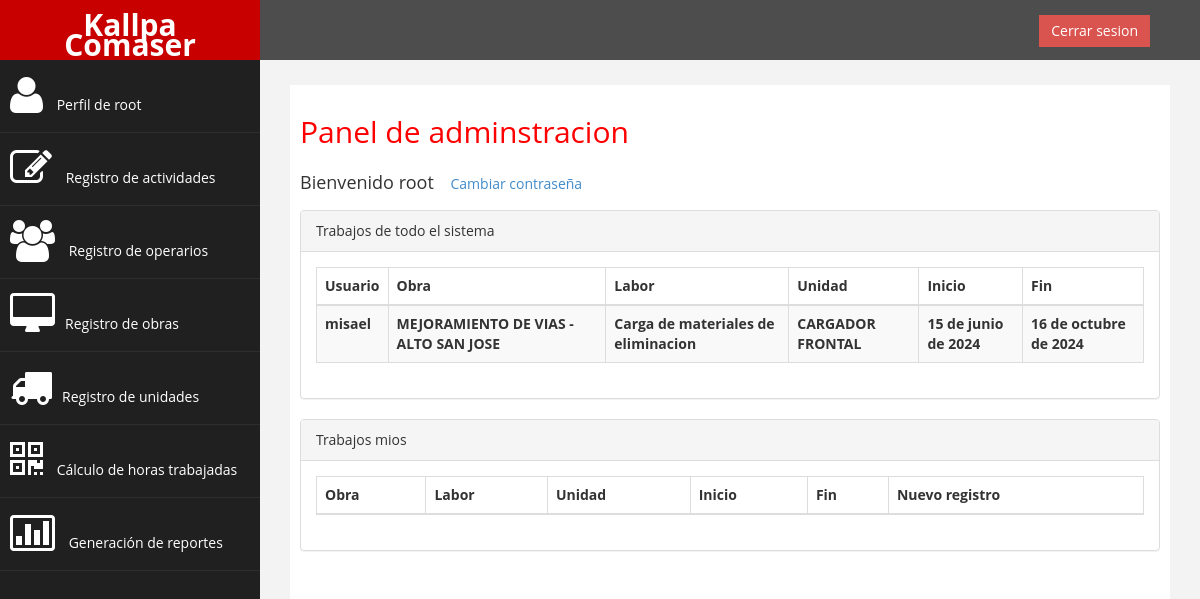
The app's page / (signed in), older data.
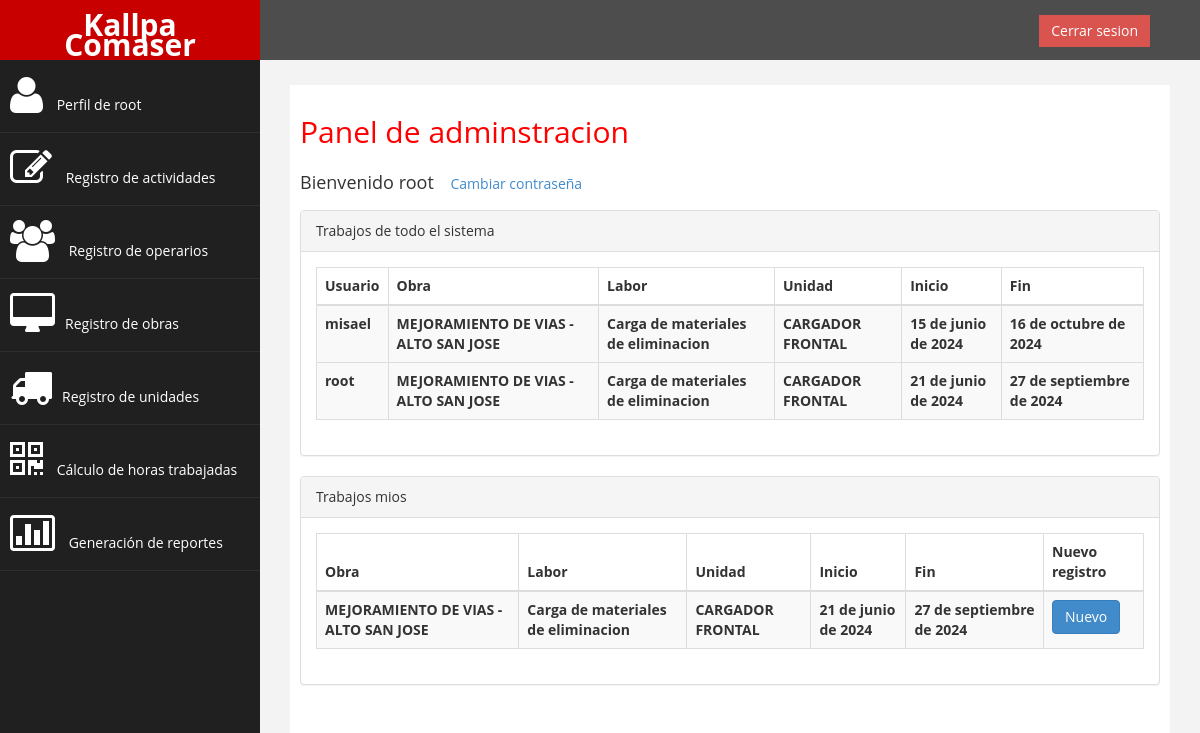
The same page, newer data.
### sistemaLogeo/models.py (models this page shows, shortened)
class TRABAJO(models.Model):
    CodTra = models.AutoField(primary_key=True)
    CodLab = models.ForeignKey(LABOR, on_delete=models.CASCADE, db_column='CodLab')
    CodObra = models.ForeignKey(OBRA, related_name='trabajos', on_delete=models.CASCADE, db_column='CodObra')
    FecIni = models.DateField()
    FecFin = models.DateField()
    class Meta:
        constraints = [
            models.UniqueConstraint(fields=['CodLab', 'CodObra'], name='unique_CodLab_CodObra')
        ]

class LABOR(models.Model):
    CodLab = models.AutoField(primary_key=True)
    CodUsu = models.ForeignKey(User, on_delete=models.CASCADE, db_column='CodUsu')
    CodUni = models.ForeignKey(UNIDAD, related_name="labores", on_delete=models.CASCADE, db_column='CodUni')
    LabDes = models.CharField(max_length=60)
    class Meta:
        constraints = [
            models.UniqueConstraint(fields=['CodUsu', 'CodUni'], name='unique_codusu_coduni')
        ]

class OBRA(models.Model):
    CodObra = models.AutoField(primary_key=True)
    NomObra = models.CharField(max_length=60)
    NomCon = models.CharField(max_length=60)
    HorMin = models.IntegerField(null=False)

class UNIDAD(models.Model):
    CodUni = models.CharField(max_length=60, primary_key=True)
    NomUni = models.CharField(max_length=60)
    ModUni = models.CharField(max_length=60)
    PreHor = models.DecimalField(max_digits=10, decimal_places=2)
    HorUni = models.DecimalField(max_digits=10, decimal_places=2)

### sistemaLogeo/views.py (the view)
# urls.py: path('', index, name="index"),
@login_required
def index(request):
    user = request.user
    alert = False
    labores_usuario = LABOR.objects.filter(CodUsu=user)
    trabajos_asignados = TRABAJO.objects.filter(CodLab__in=labores_usuario)
    if user.is_superuser and user.is_staff:
        trabajos = TRABAJO.objects.all()
        return render(request, 'panelAdmin.html', {'alerta': alert,'trabajos': trabajos,'trabajos_asignados':trabajos_asignados})
    else:
        alert = True
        return render(request, 'panelUser.html', {'alerta': alert,'trabajos_asignados':trabajos_asignados})

### sistemaLogeo/templates/panelAdmin.html (shortened to what this page needs)
{% extends "base.html" %}
{% block content %}
<div class="row">
    <div class="col-md-12">
        <h2>Panel de adminstracion </h2>
        <h4>Bienvenido {{ user.username }} <a href="{% url 'cambiar_password'%}" class="btn square-btn-adjust">Cambiar
                contraseña</a> </h4>
    </div>
    <div class="col-md-12 col-sm-12 col-xs-12">
        <div class="panel panel-default">
            <div class="panel-heading">
                Trabajos de todo el sistema
            </div>
            <div class="panel-body">
                <div class="table-responsive">
                    <table class="table table-striped table-bordered table-hover">
                        <thead>
                            <tr>
                                <th>Usuario </th>
                                <th>Obra </th>
                                <th>Labor </th>
                                <th>Unidad </th>
                                <th>Inicio </th>
                                <th>Fin </th>
                            </tr>
                        </thead>
                        <tbody>
                            {% for trabajo in trabajos %}
                            <tr>
                                <th>{{ trabajo.CodLab.CodUsu.username }}</th>
                                <th>{{ trabajo.CodObra.NomObra }}</th>
                                <th>{{ trabajo.CodLab.LabDes }}</th>
                                <th>{{ trabajo.CodLab.CodUni.NomUni }}</th>
                                <th>{{ trabajo.FecIni }}</th>
                                <th>{{ trabajo.FecFin }}</th>
                            <tr>
                            {% endfor %}
                        </tbody>
                    </table>
                </div>
            </div>
        </div>
    </div>
    <div class="col-md-12 col-sm-12 col-xs-12">
        <div class="panel panel-default">
            <div class="panel-heading">
                Trabajos mios
            </div>
            <div class="panel-body">
                <div class="table-responsive">
                    <table class="table table-striped table-bordered table-hover">
                        <thead>
                            <tr>
                                <th>Obra </th>
                                <th>Labor </th>
                                <th>Unidad </th>
                                <th>Inicio </th>
                                <th>Fin </th>
                                <th>Nuevo registro </th>
                            </tr>
                        </thead>
                        <tbody>
                            {% for trabajo in trabajos_asignados %}
                            <tr>
                                <th>{{ trabajo.CodObra.NomObra }}</th>
                                <th>{{ trabajo.CodLab.LabDes }}</th>
                                <th>{{ trabajo.CodLab.CodUni.NomUni }}</th>
                                <th>{{ trabajo.FecIni }}</th>
                                <th>{{ trabajo.FecFin }}</th>
                                <th><a href="{% url 'crear_registro' trabajo.CodTra %}" class="btn btn-primary">Nuevo</a></th>
                            {% endfor %}
                        </tbody>
                    </table>
                </div>
            </div>
        </div>
    </div>
</div>
{% endblock %}

Row changes from the older to the newer data that the page shows:
added TRABAJO: CodLab.CodUsu.username "root", CodObra.NomObra "MEJORAMIENTO DE VIAS - ALTO SAN JOSE", CodLab.LabDes "Carga de materiales de eliminacion", CodLab.CodUni.NomUni "CARGADOR FRONTAL", FecIni "21 de junio de 2024", FecFin "27 de septiembre de 2024"
